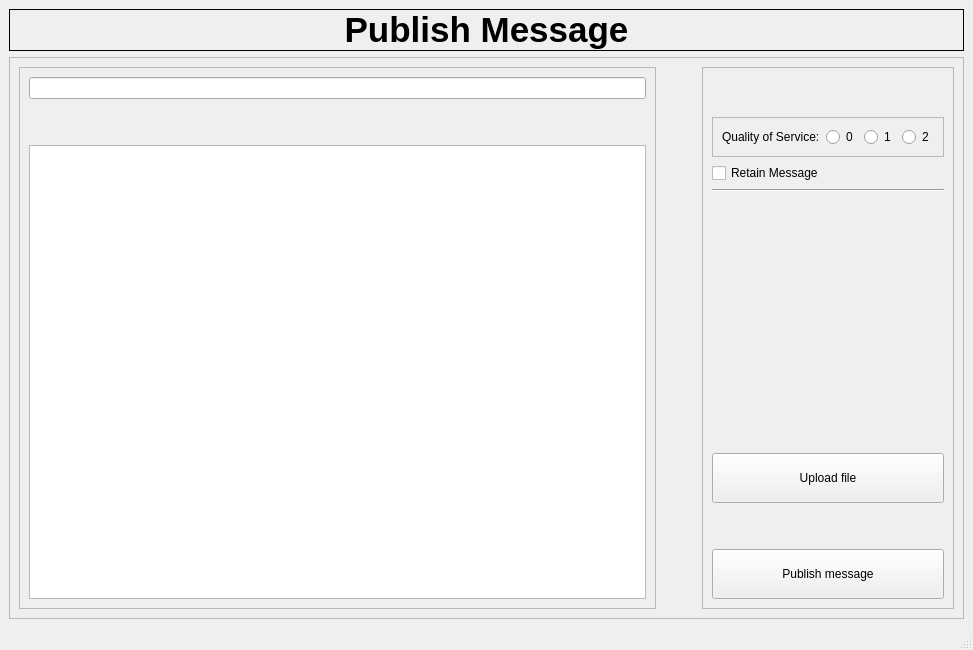
<?xml version="1.0" encoding="UTF-8"?>
<ui version="4.0">
 <class>PublishMessage</class>
 <widget class="QMainWindow" name="PublishMessage">
  <property name="windowModality">
   <enum>Qt::ApplicationModal</enum>
  </property>
  <property name="geometry">
   <rect>
    <x>0</x>
    <y>0</y>
    <width>973</width>
    <height>650</height>
   </rect>
  </property>
  <property name="windowTitle">
   <string>MainWindow</string>
  </property>
  <widget class="QWidget" name="centralwidget">
   <layout class="QVBoxLayout" name="verticalLayout">
    <item>
     <widget class="QLabel" name="text_publisMessage">
      <property name="sizePolicy">
       <sizepolicy hsizetype="Preferred" vsizetype="Minimum">
        <horstretch>0</horstretch>
        <verstretch>0</verstretch>
       </sizepolicy>
      </property>
      <property name="font">
       <font>
        <pointsize>26</pointsize>
        <weight>75</weight>
        <bold>true</bold>
       </font>
      </property>
      <property name="autoFillBackground">
       <bool>false</bool>
      </property>
      <property name="frameShape">
       <enum>QFrame::Box</enum>
      </property>
      <property name="text">
       <string>Publish Message</string>
      </property>
      <property name="alignment">
       <set>Qt::AlignCenter</set>
      </property>
     </widget>
    </item>
    <item>
     <widget class="QFrame" name="bottomFrame">
      <property name="sizePolicy">
       <sizepolicy hsizetype="Preferred" vsizetype="Expanding">
        <horstretch>0</horstretch>
        <verstretch>0</verstretch>
       </sizepolicy>
      </property>
      <property name="frameShape">
       <enum>QFrame::StyledPanel</enum>
      </property>
      <property name="frameShadow">
       <enum>QFrame::Raised</enum>
      </property>
      <layout class="QHBoxLayout" name="horizontalLayout">
       <item>
        <widget class="QFrame" name="leftFrame">
         <property name="frameShape">
          <enum>QFrame::StyledPanel</enum>
         </property>
         <property name="frameShadow">
          <enum>QFrame::Raised</enum>
         </property>
         <layout class="QVBoxLayout" name="verticalLayout_2">
          <item>
           <widget class="QLineEdit" name="input_topicName">
            <property name="text">
             <string/>
            </property>
           </widget>
          </item>
          <item>
           <spacer name="verticalSpacer">
            <property name="orientation">
             <enum>Qt::Vertical</enum>
            </property>
            <property name="sizeType">
             <enum>QSizePolicy::Fixed</enum>
            </property>
            <property name="sizeHint" stdset="0">
             <size>
              <width>20</width>
              <height>40</height>
             </size>
            </property>
           </spacer>
          </item>
          <item>
           <widget class="QPlainTextEdit" name="input_payload">
            <property name="sizePolicy">
             <sizepolicy hsizetype="Expanding" vsizetype="Preferred">
              <horstretch>0</horstretch>
              <verstretch>0</verstretch>
             </sizepolicy>
            </property>
           </widget>
          </item>
         </layout>
        </widget>
       </item>
       <item>
        <spacer name="horizontalSpacer">
         <property name="orientation">
          <enum>Qt::Horizontal</enum>
         </property>
         <property name="sizeType">
          <enum>QSizePolicy::Minimum</enum>
         </property>
         <property name="sizeHint" stdset="0">
          <size>
           <width>40</width>
           <height>20</height>
          </size>
         </property>
        </spacer>
       </item>
       <item>
        <widget class="QFrame" name="rightFrame">
         <property name="frameShape">
          <enum>QFrame::StyledPanel</enum>
         </property>
         <property name="frameShadow">
          <enum>QFrame::Raised</enum>
         </property>
         <layout class="QVBoxLayout" name="verticalLayout_3">
          <item>
           <spacer name="verticalSpacer_4">
            <property name="orientation">
             <enum>Qt::Vertical</enum>
            </property>
            <property name="sizeType">
             <enum>QSizePolicy::Minimum</enum>
            </property>
            <property name="sizeHint" stdset="0">
             <size>
              <width>20</width>
              <height>40</height>
             </size>
            </property>
           </spacer>
          </item>
          <item>
           <widget class="QFrame" name="qosFrame">
            <property name="sizePolicy">
             <sizepolicy hsizetype="Minimum" vsizetype="Preferred">
              <horstretch>0</horstretch>
              <verstretch>0</verstretch>
             </sizepolicy>
            </property>
            <property name="frameShape">
             <enum>QFrame::StyledPanel</enum>
            </property>
            <property name="frameShadow">
             <enum>QFrame::Raised</enum>
            </property>
            <layout class="QGridLayout" name="gridLayout">
             <item row="2" column="2">
              <widget class="QRadioButton" name="qos_1">
               <property name="sizePolicy">
                <sizepolicy hsizetype="Preferred" vsizetype="Fixed">
                 <horstretch>0</horstretch>
                 <verstretch>0</verstretch>
                </sizepolicy>
               </property>
               <property name="text">
                <string>1</string>
               </property>
              </widget>
             </item>
             <item row="2" column="3">
              <widget class="QRadioButton" name="qos_2">
               <property name="sizePolicy">
                <sizepolicy hsizetype="Preferred" vsizetype="Fixed">
                 <horstretch>0</horstretch>
                 <verstretch>0</verstretch>
                </sizepolicy>
               </property>
               <property name="text">
                <string>2</string>
               </property>
              </widget>
             </item>
             <item row="2" column="1">
              <widget class="QRadioButton" name="qos_0">
               <property name="sizePolicy">
                <sizepolicy hsizetype="Preferred" vsizetype="Fixed">
                 <horstretch>0</horstretch>
                 <verstretch>0</verstretch>
                </sizepolicy>
               </property>
               <property name="text">
                <string>0</string>
               </property>
              </widget>
             </item>
             <item row="2" column="0">
              <widget class="QLabel" name="text_qos">
               <property name="sizePolicy">
                <sizepolicy hsizetype="Minimum" vsizetype="Minimum">
                 <horstretch>0</horstretch>
                 <verstretch>0</verstretch>
                </sizepolicy>
               </property>
               <property name="text">
                <string>Quality of Service:</string>
               </property>
              </widget>
             </item>
            </layout>
           </widget>
          </item>
          <item>
           <widget class="QCheckBox" name="retainCheck">
            <property name="text">
             <string>Retain Message</string>
            </property>
           </widget>
          </item>
          <item>
           <widget class="Line" name="line">
            <property name="orientation">
             <enum>Qt::Horizontal</enum>
            </property>
           </widget>
          </item>
          <item>
           <spacer name="verticalSpacer_2">
            <property name="orientation">
             <enum>Qt::Vertical</enum>
            </property>
            <property name="sizeHint" stdset="0">
             <size>
              <width>20</width>
              <height>40</height>
             </size>
            </property>
           </spacer>
          </item>
          <item>
           <widget class="QLabel" name="text_fileName">
            <property name="text">
             <string/>
            </property>
           </widget>
          </item>
          <item>
           <widget class="QPushButton" name="uploadButton">
            <property name="minimumSize">
             <size>
              <width>150</width>
              <height>50</height>
             </size>
            </property>
            <property name="text">
             <string>Upload file</string>
            </property>
           </widget>
          </item>
          <item>
           <spacer name="verticalSpacer_3">
            <property name="orientation">
             <enum>Qt::Vertical</enum>
            </property>
            <property name="sizeType">
             <enum>QSizePolicy::Preferred</enum>
            </property>
            <property name="sizeHint" stdset="0">
             <size>
              <width>20</width>
              <height>40</height>
             </size>
            </property>
           </spacer>
          </item>
          <item>
           <widget class="QPushButton" name="publishButton">
            <property name="sizePolicy">
             <sizepolicy hsizetype="Minimum" vsizetype="Fixed">
              <horstretch>0</horstretch>
              <verstretch>0</verstretch>
             </sizepolicy>
            </property>
            <property name="minimumSize">
             <size>
              <width>150</width>
              <height>50</height>
             </size>
            </property>
            <property name="text">
             <string>Publish message</string>
            </property>
           </widget>
          </item>
         </layout>
        </widget>
       </item>
      </layout>
     </widget>
    </item>
   </layout>
  </widget>
  <widget class="QStatusBar" name="statusbar"/>
 </widget>
 <resources/>
 <connections/>
</ui>
